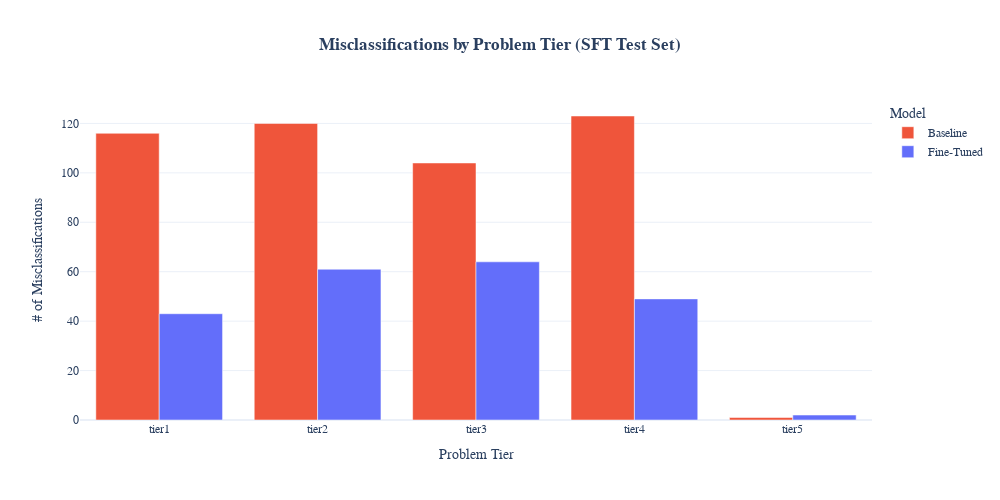

Notebook cell for this chart:
### Code cell
### Cell 6: Graph 4 - Misclassifications by Problem Tier

def plot_misclassifications_by_tier(df):
    misclass_df = df[(df['is_correct'] == False) & (df['test_set'] == 'SFT Test Set')]
    counts = misclass_df.groupby(['model', 'tier']).size().reset_index(name='count')
    
    fig = px.bar(
        counts,
        x='tier',
        y='count',
        color='model',
        barmode='group',
        title='<b>Misclassifications by Problem Tier (SFT Test Set)</b>',
        labels={'count': '# of Misclassifications', 'tier': 'Problem Tier'},
        category_orders={'tier': ['tier1', 'tier2', 'tier3', 'tier4']},
        color_discrete_map=PASTEL_COLORS,
        height=500,
        width=1000  # Fixed width for single-panel plot
    )
    fig.update_layout(legend_title_text='Model', title_x=0.5)
    fig.show()

plot_misclassifications_by_tier(master_df)

### Figure 1 — Plotly figure (JSON) as saved in the notebook; plotly's stock layout.template omitted (floating-point values rounded to 4 significant figures)
{"data": [{"alignmentgroup": "True", "hovertemplate": "model=Baseline<br>Problem Tier=%{x}<br># of Misclassifications=%{y}<extra></extra>", "legendgroup": "Baseline", "marker": {"color": "#EF553B", "pattern": {"shape": ""}}, "name": "Baseline", "offsetgroup": "Baseline", "orientation": "v", "showlegend": true, "textposition": "auto", "type": "bar", "x": ["tier1", "tier2", "tier3", "tier4", "tier5"], "xaxis": "x", "y": [116, 120, 104, 123, 1], "yaxis": "y"}, {"alignmentgroup": "True", "hovertemplate": "model=Fine-Tuned<br>Problem Tier=%{x}<br># of Misclassifications=%{y}<extra></extra>", "legendgroup": "Fine-Tuned", "marker": {"color": "#636EFA", "pattern": {"shape": ""}}, "name": "Fine-Tuned", "offsetgroup": "Fine-Tuned", "orientation": "v", "showlegend": true, "textposition": "auto", "type": "bar", "x": ["tier1", "tier2", "tier3", "tier4", "tier5"], "xaxis": "x", "y": [43, 61, 64, 49, 2], "yaxis": "y"}], "layout": {"barmode": "group", "height": 500, "legend": {"title": {"text": "Model"}, "tracegroupgap": 0}, "title": {"text": "<b>Misclassifications by Problem Tier (SFT Test Set)</b>", "x": 0.5}, "width": 1000, "xaxis": {"anchor": "y", "categoryarray": ["tier1", "tier2", "tier3", "tier4"], "categoryorder": "array", "domain": [0, 1], "title": {"text": "Problem Tier"}}, "yaxis": {"anchor": "x", "domain": [0, 1], "title": {"text": "# of Misclassifications"}}}}
